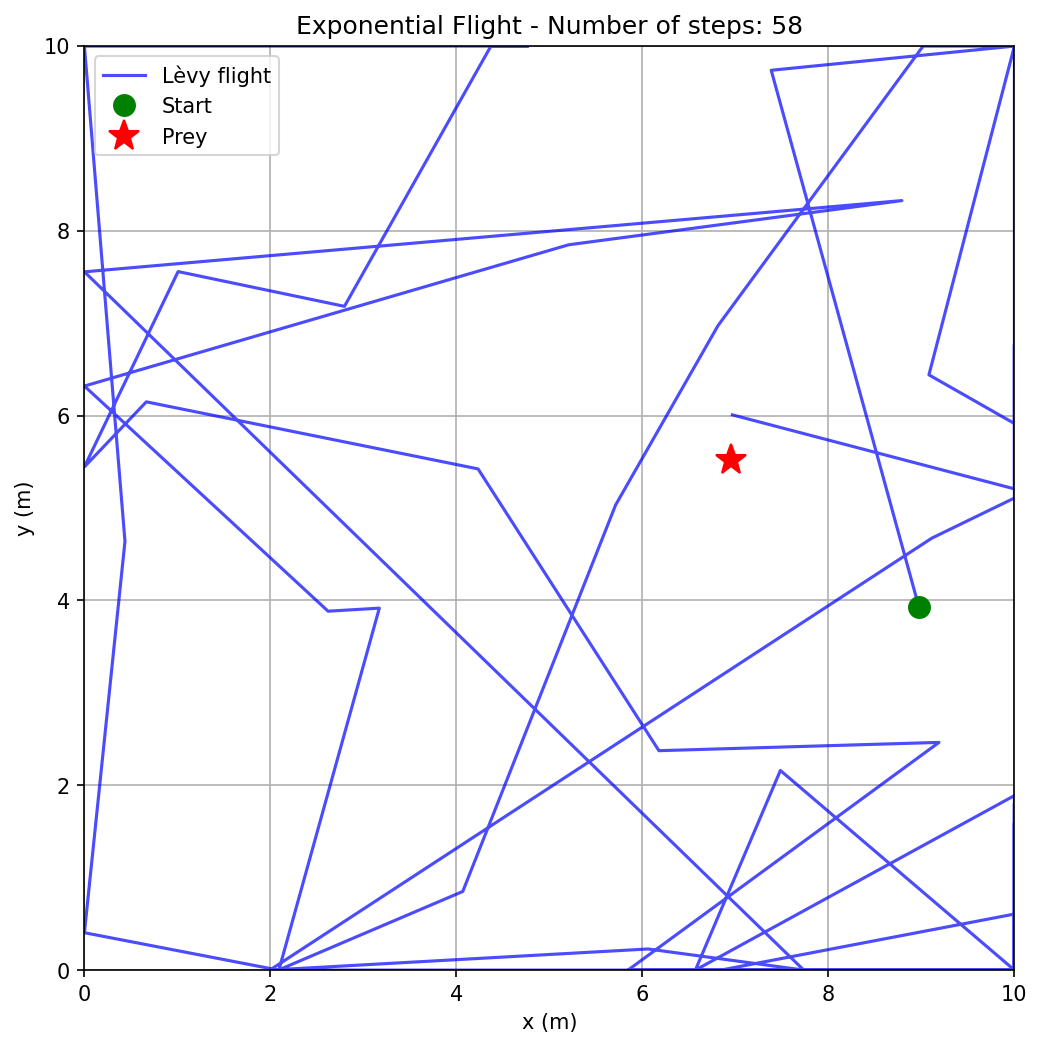

Write the Python code that produced this figure.
import numpy as np
import matplotlib.pyplot as plt

L=10
N_pasos=10
alpha_0=1.5
alpha_f=3
delta_alpha=0.2
suma=0

promedios = []
alphas = []


np.random.seed(22)

for alpha in np.arange(alpha_0,alpha_f,delta_alpha):
    suma=0
    for i in range(N_pasos):

        x0 = np.random.uniform(0, L)
        y0 = np.random.uniform(0, L)


        x_prey = np.random.uniform(0, L)
        y_prey = np.random.uniform(0, L)


        x, y = x0, y0

        distance_square = (x - x_prey)**2 + (y - y_prey)**2

        while distance_square > 1:

            sign_x = np.random.randint(0, 2)*2 - 1
            sign_y = np.random.randint(0, 2)*2 - 1

            x += np.random.exponential(alpha) * sign_x
            y += np.random.exponential(alpha) * sign_y

            x = 0 if x < 0 else L if x > L else x
            y = 0 if y < 0 else L if y > L else y
            distance_square = (x - x_prey)**2 + (y - y_prey)**2
            suma+=1
    print(f"Alpha {alpha}")
 
    promedio=(suma-1)/N_pasos
    alphas.append(alpha)
    promedios.append(promedio)

#AQUÍ HACE UNO FUERA DE SIMULACIÓN PARA PLOTEARLO
#==========================================================================================
x, y = x0, y0
distance_square = (x - x_prey)**2 + (y - y_prey)**2

positions = [(x, y)]

while distance_square > 1:
    x += np.random.exponential(alpha) * np.random.choice([-1, 1])
    y += np.random.exponential(alpha) * np.random.choice([-1, 1])

    x = np.clip(x, 0, L)
    y = np.clip(y, 0, L)

    distance_square = (x - x_prey)**2 + (y - y_prey)**2
    positions.append((x, y))

positions = np.array(positions)
print(f"Number of steps: {len(positions) - 1}")

plt.figure(figsize=(8, 8))
plt.plot(positions[:, 0], positions[:, 1], 'b-', alpha=0.7, label='Lèvy flight')
plt.plot(x0, y0, 'go', markersize=10, label='Start')
plt.plot(x_prey, y_prey, 'r*', markersize=15, label='Prey')
plt.xlim(0, L)
plt.ylim(0, L)
plt.legend()
plt.grid(True)
plt.xlabel('x (m)')
plt.ylabel('y (m)')
plt.title(f"Exponential Flight - Number of steps: {len(positions) - 1}")
plt.savefig(f'Exponential/Exponential.png', dpi=150, bbox_inches='tight')
plt.show()
#===========================================================================================================

plt.figure(figsize=(8, 6))
plt.plot(alphas, promedios, 'ro-', alpha=0.7)  
plt.xlabel('Alpha')
plt.ylabel('Average Number of Steps to Reach Prey')
plt.title(f'L = {L},N_pasos = {N_pasos}, alpha_range = {alpha_0}-{alpha_f}, Delta_alpha = {delta_alpha}')
plt.grid(True)
plt.savefig(f"Results/Exponential/L{L}_Npasos{N_pasos}_alpharange{alpha_0}-{alpha_f}_deltaalpha{delta_alpha}.png", dpi=150, bbox_inches='tight')
plt.show()
